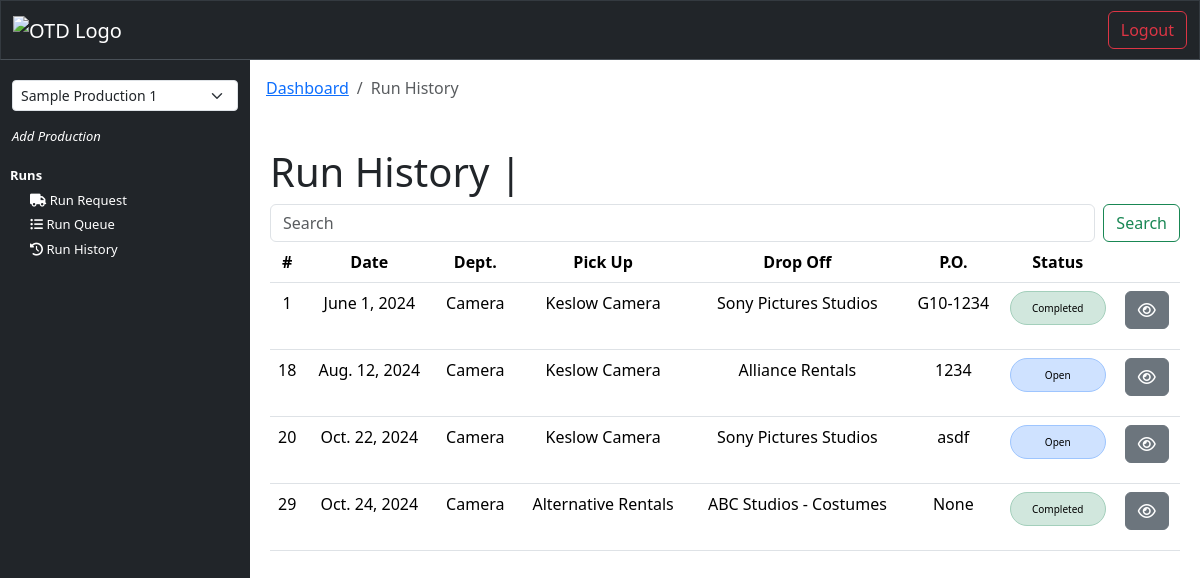
Page /run_history (signed in) on the earlier database version.
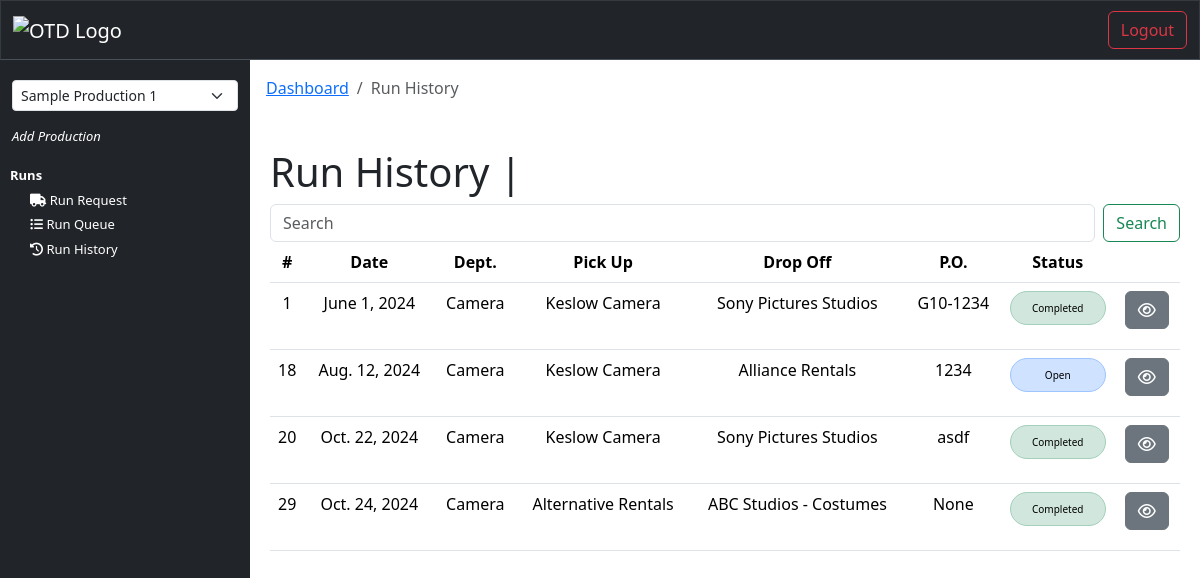
Same page on the later database version.
### transportation/models.py (models this page shows, shortened)
class RunRequest(models.Model):
    production_title = models.CharField(max_length=150, null=True)
    create_date = models.DateField(auto_now_add=True)
    requester_name = models.CharField(max_length=100)
    requester_phone = models.CharField(max_length=15)
    requester_email = models.CharField(max_length=255)
    requester_department = models.CharField(max_length=100)
    run_date = models.DateField()
    ready_time = models.TimeField(null=True, blank=True)
    need_by_this_time = models.TimeField(null=True, blank=True)
    run_type = models.CharField(null=True, max_length=50)
    pickup_name = models.CharField(max_length=100)
    pickup_phone = models.CharField(max_length=15, null=True, blank=True)
    pickup_address_1 = models.CharField(max_length=100)
    pickup_address_2 = models.CharField(max_length=100, null=True, blank=True)
    pickup_city = models.CharField(max_length=100)
    pickup_state = models.CharField(max_length=2)
    pickup_zip = models.CharField(max_length=10)
    run_details = models.TextField(max_length=500)
    stop_2_name = models.CharField(max_length=100, blank=True)
    stop_2_phone = models.CharField(max_length=15, blank=True)
    stop_2_address_1 = models.CharField(max_length=100, blank=True)
    stop_2_address_2 = models.CharField(max_length=100, null=True, blank=True)
    stop_2_city = models.CharField(max_length=100, blank=True)
    stop_2_state = models.CharField(max_length=2, blank=True)
    stop_2_zip = models.CharField(max_length=10, blank=True)
    run_details_2 = models.TextField(max_length=500, null=True, blank=True)
    stop_3_name = models.CharField(max_length=100, blank=True)
    stop_3_phone = models.CharField(max_length=15, blank=True)
    stop_3_address_1 = models.CharField(max_length=100, blank=True)
    stop_3_address_2 = models.CharField(max_length=100, null=True, blank=True)
    stop_3_city = models.CharField(max_length=100, blank=True)
    stop_3_state = models.CharField(max_length=2, blank=True)
    stop_3_zip = models.CharField(max_length=10, blank=True)
    run_details_3 = models.TextField(max_length=500, null=True, blank=True)
    stop_4_name = models.CharField(max_length=100, blank=True)
    stop_4_phone = models.CharField(max_length=15, blank=True)
    stop_4_address_1 = models.CharField(max_length=100, blank=True)
    stop_4_address_2 = models.CharField(max_length=100, null=True, blank=True)
    stop_4_city = models.CharField(max_length=100, blank=True)
    stop_4_state = models.CharField(max_length=2, blank=True)
    stop_4_zip = models.CharField(max_length=10, blank=True)
    run_details_4 = models.TextField(max_length=500, null=True, blank=True)
    stop_5_name = models.CharField(max_length=100, blank=True)
    stop_5_phone = models.CharField(max_length=15, blank=True)
    stop_5_address_1 = models.CharField(max_length=100, blank=True)
    stop_5_address_2 = models.CharField(max_length=100, null=True, blank=True)
    stop_5_city = models.CharField(max_length=100, blank=True)
    stop_5_state = models.CharField(max_length=2, blank=True)
    stop_5_zip = models.CharField(max_length=10, blank=True)
    run_details_5 = models.TextField(max_length=500, null=True, blank=True)
    stop_6_name = models.CharField(max_length=100, blank=True)
    stop_6_phone = models.CharField(max_length=15, blank=True)
    stop_6_address_1 = models.CharField(max_length=100, blank=True)
    stop_6_address_2 = models.CharField(max_length=100, null=True, blank=True)
    stop_6_city = models.CharField(max_length=100, blank=True)
    stop_6_state = models.CharField(max_length=2, blank=True)
    stop_6_zip = models.CharField(max_length=10, blank=True)
    run_details_6 = models.TextField(max_length=500, null=True, blank=True)
    dropoff_name = models.CharField(max_length=100, blank=True)
    dropoff_phone = models.CharField(max_length=15, blank=True)
    dropoff_address_1 = models.CharField(max_length=100, blank=True)
    dropoff_address_2 = models.CharField(max_length=100, null=True, blank=True)
    dropoff_city = models.CharField(max_length=100, blank=True)
    dropoff_state = models.CharField(max_length=2, blank=True)
    dropoff_zip = models.CharField(max_length=10, blank=True)
    dropoff_details = models.TextField(max_length=500, null=True, blank=True)
    purchase_order = models.CharField(max_length=20, null=True, blank=True)
    vendor_invoice  = models.CharField(max_length=20, null=True, blank=True)
    run_status = models.CharField(max_length=20, null=True, blank=True)
    truck_size = models.CharField(max_length=50, null=True, blank=True)
    assigned_driver = models.ManyToManyField('Driver', blank=True)
    transportation_notes = models.TextField(max_length=2000, null=True, blank=True)
    driver_notes = models.TextField(max_length=2000, null=True, blank=True)

### interface/views.py (the view)
# urls.py: path('run_history', views.run_history, name="run_history"),
@login_required(login_url='login')
def run_history(request):
    runs = RunRequest.objects.all()
    user = get_object_or_404(NewUser, id=request.user.id)
    user_productions = user.productions.filter(is_active=True)
    production_title_in_session = request.session.get('production_title')
    if production_title_in_session:
        runs = runs.filter(production_title=production_title_in_session)
    user_department = request.session.get('department')
    if user_department not in ['Admin', 'Production', 'Transportation']:
        runs = runs.filter(requester_department=user_department)
    context = {
        'runs': runs,
        'user_productions': user_productions,
    }
    return render(request, 'interface/run_history.html', context=context)

### interface/templates/interface/run_history.html (shortened to what this page needs)
{% extends 'interface/layout.html' %}
{% load crispy_forms_tags %}
{% block content %}
    <nav class="p-2" aria-label="breadcrumb">
        <ol class="breadcrumb">
            <li class="breadcrumb-item"><a href="{% url 'dashboard' %}">Dashboard</a></li>
            <li class="breadcrumb-item active" aria-current="page">Run History</li>
        </ol>
    </nav>
    <main>
        <br>
        <div class="container">
            <h1>Run History | {{ request.session.production_title }}</h1>
        </div>
        <div class="container">
            <form id="runSearch" class="d-flex" role="search">
                <input id="searchInput" class="form-control me-2" type="search" placeholder="Search" aria-label="Search">
                <button class="btn btn-outline-success" type="submit">Search</button>
            </form>
            <table class="table" id="runHistory">
                <thead>
                    <tr>
                        <th scope="col">#</th>
                        <th scope="col" class="hidden-column">Date</th>
                        <th scope="col">Dept.</th>
                        <th scope="col" class="hidden-column">Pick Up</th>
                        <th scope="col" class="hidden-column">Drop Off</th>
                        <th scope="col" class="hidden-column">P.O.</th>
                        <th scope="col">Status</th>
                        <th scope="col"></th>
                    </tr>
                </thead>
                <tbody>
                    {% for run in runs %}
                        <tr>
                            <td scope="row" style="width: 20px;">{{ run.id }}</td>
                            <td scope="row" class="hidden-column">{{ run.run_date }}</td>
                            <td scope="row">{{ run.requester_department }}</td>
                            <td scope="row" class="hidden-column">{{ run.pickup_name }}</td>
                            <td scope="row" class="hidden-column">{{ run.dropoff_name }}</td>
                            <td scope="row" class="hidden-column">{{ run.purchase_order }}</td>
                            <td scope="row">
                                {% if run.run_status == "Completed" %}
                                    <div class="alert alert-success run-status" role="alert">
                                        {{ run.run_status }}
                                    </div>
                                {% elif run.run_status == "Open" %}
                                    <div class="alert alert-primary run-status" role="alert">
                                        {{ run.run_status }}
                                    </div>
                                {% elif run.run_status == "In Progress" %}
                                    <div class="alert alert-warning run-status" role="alert">
                                        {{ run.run_status }}
                                    </div>
                                {% elif run.run_status == "Cancelled" %}
                                    <div class="alert alert-danger run-status" role="alert">
                                        {{ run.run_status }}
                                    </div>
                                {% endif %}
                            </td>
                            <td>
                                <a class="btn btn-secondary" href="{% url 'view_run' run.id %}" title="view_run"><i class="fa fa-eye"></i></a>
                            </td>
                        </tr>
                    {% endfor %}
                </tbody>
            </table>
        </div>
        <br>
    </main>
{% endblock %}

Differences in the rows shown:
changed RunRequest "Oct. 22, 2024": run_status "Open" → "Completed"
